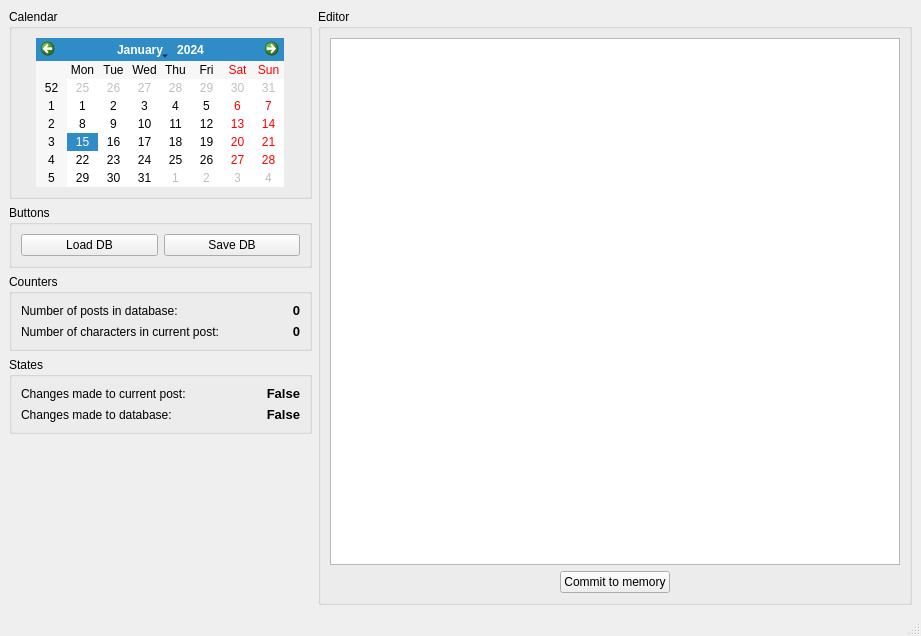
<?xml version="1.0" encoding="UTF-8"?>
<ui version="4.0">
 <class>MainWindow</class>
 <widget class="QMainWindow" name="MainWindow">
  <property name="geometry">
   <rect>
    <x>0</x>
    <y>0</y>
    <width>921</width>
    <height>636</height>
   </rect>
  </property>
  <property name="sizePolicy">
   <sizepolicy hsizetype="Maximum" vsizetype="Minimum">
    <horstretch>0</horstretch>
    <verstretch>0</verstretch>
   </sizepolicy>
  </property>
  <property name="windowTitle">
   <string>PySide6 Example</string>
  </property>
  <widget class="QWidget" name="centralwidget">
   <layout class="QGridLayout" name="gridLayout_5">
    <item row="0" column="0">
     <widget class="QGroupBox" name="groupBox_3">
      <property name="sizePolicy">
       <sizepolicy hsizetype="Minimum" vsizetype="Minimum">
        <horstretch>0</horstretch>
        <verstretch>0</verstretch>
       </sizepolicy>
      </property>
      <property name="title">
       <string>Calendar</string>
      </property>
      <layout class="QGridLayout" name="gridLayout_2">
       <item row="0" column="0">
        <widget class="MyCalendarWidget" name="calendarWidget">
         <property name="sizePolicy">
          <sizepolicy hsizetype="Maximum" vsizetype="Maximum">
           <horstretch>0</horstretch>
           <verstretch>0</verstretch>
          </sizepolicy>
         </property>
        </widget>
       </item>
      </layout>
     </widget>
    </item>
    <item row="0" column="1" rowspan="5">
     <widget class="QGroupBox" name="groupBox_4">
      <property name="sizePolicy">
       <sizepolicy hsizetype="Expanding" vsizetype="Expanding">
        <horstretch>0</horstretch>
        <verstretch>0</verstretch>
       </sizepolicy>
      </property>
      <property name="title">
       <string>Editor</string>
      </property>
      <layout class="QGridLayout" name="gridLayout_3">
       <item row="0" column="0" colspan="3">
        <widget class="QTextEdit" name="textEdit_Post">
         <property name="sizePolicy">
          <sizepolicy hsizetype="Expanding" vsizetype="Expanding">
           <horstretch>1</horstretch>
           <verstretch>1</verstretch>
          </sizepolicy>
         </property>
        </widget>
       </item>
       <item row="1" column="0">
        <spacer name="horizontalSpacer">
         <property name="orientation">
          <enum>Qt::Horizontal</enum>
         </property>
         <property name="sizeHint" stdset="0">
          <size>
           <width>158</width>
           <height>20</height>
          </size>
         </property>
        </spacer>
       </item>
       <item row="1" column="1">
        <widget class="QPushButton" name="pushButton_Commit">
         <property name="sizePolicy">
          <sizepolicy hsizetype="Maximum" vsizetype="Preferred">
           <horstretch>0</horstretch>
           <verstretch>0</verstretch>
          </sizepolicy>
         </property>
         <property name="text">
          <string>Commit to memory</string>
         </property>
        </widget>
       </item>
       <item row="1" column="2">
        <spacer name="horizontalSpacer_2">
         <property name="orientation">
          <enum>Qt::Horizontal</enum>
         </property>
         <property name="sizeHint" stdset="0">
          <size>
           <width>158</width>
           <height>20</height>
          </size>
         </property>
        </spacer>
       </item>
      </layout>
     </widget>
    </item>
    <item row="1" column="0">
     <widget class="QGroupBox" name="groupBox">
      <property name="sizePolicy">
       <sizepolicy hsizetype="Preferred" vsizetype="Preferred">
        <horstretch>0</horstretch>
        <verstretch>0</verstretch>
       </sizepolicy>
      </property>
      <property name="title">
       <string>Buttons</string>
      </property>
      <layout class="QHBoxLayout" name="horizontalLayout">
       <item>
        <widget class="QPushButton" name="pushButton_LoadDB">
         <property name="text">
          <string>Load DB</string>
         </property>
        </widget>
       </item>
       <item>
        <widget class="QPushButton" name="pushButton_SaveDB">
         <property name="text">
          <string>Save DB</string>
         </property>
        </widget>
       </item>
      </layout>
     </widget>
    </item>
    <item row="2" column="0">
     <widget class="QGroupBox" name="groupBox_2">
      <property name="sizePolicy">
       <sizepolicy hsizetype="Preferred" vsizetype="Preferred">
        <horstretch>0</horstretch>
        <verstretch>0</verstretch>
       </sizepolicy>
      </property>
      <property name="title">
       <string>Counters</string>
      </property>
      <layout class="QGridLayout" name="gridLayout">
       <item row="0" column="0">
        <widget class="QLabel" name="label">
         <property name="text">
          <string>Number of posts in database:</string>
         </property>
        </widget>
       </item>
       <item row="0" column="1">
        <widget class="QLabel" name="label_NumberOfPosts">
         <property name="sizePolicy">
          <sizepolicy hsizetype="Preferred" vsizetype="Preferred">
           <horstretch>0</horstretch>
           <verstretch>0</verstretch>
          </sizepolicy>
         </property>
         <property name="minimumSize">
          <size>
           <width>75</width>
           <height>0</height>
          </size>
         </property>
         <property name="font">
          <font>
           <pointsize>10</pointsize>
           <weight>75</weight>
           <bold>true</bold>
          </font>
         </property>
         <property name="text">
          <string>0</string>
         </property>
         <property name="alignment">
          <set>Qt::AlignRight|Qt::AlignTrailing|Qt::AlignVCenter</set>
         </property>
        </widget>
       </item>
       <item row="1" column="0">
        <widget class="QLabel" name="label_2">
         <property name="text">
          <string>Number of characters in current post:</string>
         </property>
        </widget>
       </item>
       <item row="1" column="1">
        <widget class="QLabel" name="label_NumberOfChars">
         <property name="sizePolicy">
          <sizepolicy hsizetype="Preferred" vsizetype="Preferred">
           <horstretch>0</horstretch>
           <verstretch>0</verstretch>
          </sizepolicy>
         </property>
         <property name="minimumSize">
          <size>
           <width>75</width>
           <height>0</height>
          </size>
         </property>
         <property name="font">
          <font>
           <pointsize>10</pointsize>
           <weight>75</weight>
           <bold>true</bold>
          </font>
         </property>
         <property name="text">
          <string>0</string>
         </property>
         <property name="alignment">
          <set>Qt::AlignRight|Qt::AlignTrailing|Qt::AlignVCenter</set>
         </property>
        </widget>
       </item>
      </layout>
     </widget>
    </item>
    <item row="3" column="0">
     <widget class="QGroupBox" name="groupBox_5">
      <property name="sizePolicy">
       <sizepolicy hsizetype="Preferred" vsizetype="Preferred">
        <horstretch>0</horstretch>
        <verstretch>0</verstretch>
       </sizepolicy>
      </property>
      <property name="title">
       <string>States</string>
      </property>
      <layout class="QGridLayout" name="gridLayout_4">
       <item row="0" column="0">
        <widget class="QLabel" name="label_3">
         <property name="text">
          <string>Changes made to current post:</string>
         </property>
        </widget>
       </item>
       <item row="0" column="1">
        <widget class="QLabel" name="label_ChangesMadeToCurrentPost">
         <property name="sizePolicy">
          <sizepolicy hsizetype="Preferred" vsizetype="Preferred">
           <horstretch>0</horstretch>
           <verstretch>0</verstretch>
          </sizepolicy>
         </property>
         <property name="minimumSize">
          <size>
           <width>75</width>
           <height>0</height>
          </size>
         </property>
         <property name="font">
          <font>
           <pointsize>10</pointsize>
           <weight>75</weight>
           <bold>true</bold>
          </font>
         </property>
         <property name="text">
          <string>False</string>
         </property>
         <property name="alignment">
          <set>Qt::AlignRight|Qt::AlignTrailing|Qt::AlignVCenter</set>
         </property>
        </widget>
       </item>
       <item row="1" column="0">
        <widget class="QLabel" name="label_4">
         <property name="text">
          <string>Changes made to database:</string>
         </property>
        </widget>
       </item>
       <item row="1" column="1">
        <widget class="QLabel" name="label_ChangesMadeToDatabase">
         <property name="sizePolicy">
          <sizepolicy hsizetype="Preferred" vsizetype="Preferred">
           <horstretch>0</horstretch>
           <verstretch>0</verstretch>
          </sizepolicy>
         </property>
         <property name="minimumSize">
          <size>
           <width>75</width>
           <height>0</height>
          </size>
         </property>
         <property name="font">
          <font>
           <pointsize>10</pointsize>
           <weight>75</weight>
           <bold>true</bold>
          </font>
         </property>
         <property name="text">
          <string>False</string>
         </property>
         <property name="alignment">
          <set>Qt::AlignRight|Qt::AlignTrailing|Qt::AlignVCenter</set>
         </property>
        </widget>
       </item>
      </layout>
     </widget>
    </item>
    <item row="4" column="0">
     <spacer name="verticalSpacer">
      <property name="orientation">
       <enum>Qt::Vertical</enum>
      </property>
      <property name="sizeHint" stdset="0">
       <size>
        <width>20</width>
        <height>13</height>
       </size>
      </property>
     </spacer>
    </item>
   </layout>
  </widget>
  <widget class="QMenuBar" name="menubar">
   <property name="geometry">
    <rect>
     <x>0</x>
     <y>0</y>
     <width>921</width>
     <height>26</height>
    </rect>
   </property>
  </widget>
  <widget class="QStatusBar" name="statusbar"/>
 </widget>
 <customwidgets>
  <customwidget>
   <class>MyCalendarWidget</class>
   <extends>QCalendarWidget</extends>
   <header>../main/widgets/mycalendarwidget.h</header>
  </customwidget>
 </customwidgets>
 <resources/>
 <connections/>
</ui>
